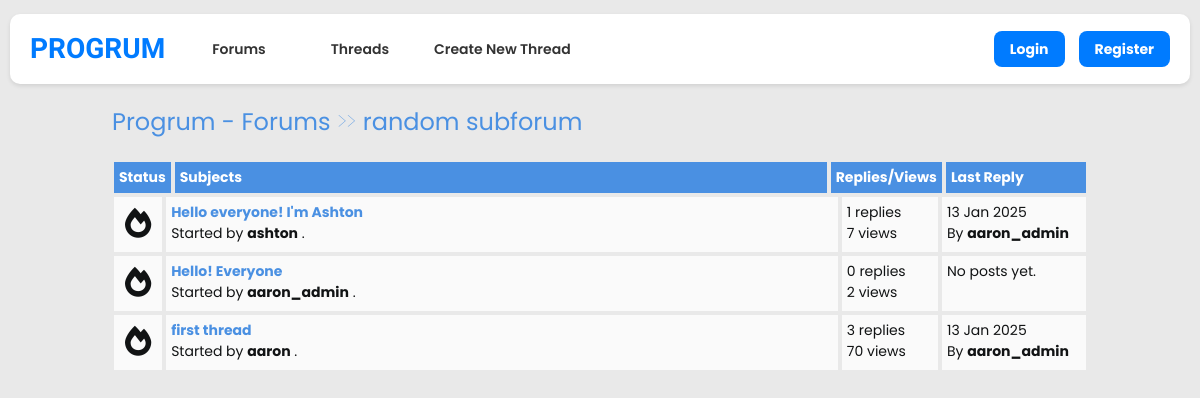
The page /threads/ on the database its author committed.
### thread/models.py (models this page shows, shortened)
class Thread(models.Model):
    forum = models.ForeignKey(
        Forum, related_name='threads', on_delete=models.PROTECT)
    title = models.CharField(max_length=100)
    created_by = models.ForeignKey(User, on_delete=models.CASCADE)
    body = models.TextField()
    slug = models.SlugField(unique=True)
    created_at = models.DateTimeField(auto_now_add=True)
    updated_at = models.DateTimeField(auto_now=True)
    views = models.PositiveIntegerField(default=0)

### post/models.py (models this page shows, shortened)
class Post(models.Model):
    thread = models.ForeignKey(Thread, related_name='posts', on_delete=models.CASCADE)
    author = models.ForeignKey(User, on_delete=models.CASCADE)
    body = models.TextField()
    slug = models.SlugField()
    created_at = models.DateTimeField(auto_now_add=True)
    updated_at = models.DateTimeField(auto_now=True)

### thread/views.py (the view)
# urls.py: path("", views.threads_list, name="threads_list"),
def threads_list(request):
    threads = Thread.objects.annotate(
        post_count=Count('posts')).order_by('-created_at')
    forums = Forum.objects.all()
    latest_posts = {}
    for forum in forums:
        latest_post = Post.objects.filter(
            thread__forum=forum).order_by('-created_at').first()
        latest_posts[forum.id] = latest_post
    return render(request, 'threads/threads_list.html', {'threads': threads, 'latest_posts': latest_posts})

### thread/templatetags/dict_extras.py (called while the page is built)
@register.filter
def dict_get(d, key):
    return d.get(key, None)

### thread/templates/threads/threads_list.html (shortened to what this page needs)
{% extends '_base.html' %}
{% block content %}
  {% load dict_extras %}
  <div class="navigate">
    <span><a href="{% url 'index' %}">Progrum - Forums</a> >> <a href="">random subforum</a></span>
  </div>
  <div class="posts-table">
    <div class="table-head">
      <div class="status">Status</div>
      <div class="subjects">Subjects</div>
      <div class="replies">Replies/Views</div>
      <div class="last-reply">Last Reply</div>
    </div>
    {% for thread in threads %}
      <div class="table-row">
        <div class="status">
          <i class="fa fa-fire"></i>
        </div>
        <div class="subjects">
          <a href="{% url 'thread_page' slug=thread.slug %}">{{ thread.title }}</a>
          <br />
          <span>Started by <b>{{ thread.created_by }}</b> .</span>
        </div>
        <div class="replies">
          {{ thread.post_count }} replies <br /> {{ thread.views }} views
        </div>
        <div class="last-reply">
          {% with latest_post=latest_posts|dict_get:thread.forum.id %}
            {% if latest_post %}
              {{ latest_post.created_at|date:'d M Y' }} <br /> By <b>{{ latest_post.author }}</b>
            {% else %}
              <p>No posts yet.</p>
            {% endif %}
          {% endwith %}
        </div>
      </div>
    {% endfor %}
  </div>
{% endblock %}

### static/css/style.css (style rules this page uses)
* { box-sizing: border-box; }
html { font-size: 14px; font-family: "Poppins", sans-serif; background-color: rgb(233, 233, 233); color: #111314; }
a { color: #4a90e2; font-weight: bolder; text-decoration: none; }
.table-head { display: flex; }
.table-head div { padding: 5px; margin: 2px; background-color: #4a90e2; font-weight: bold; color: #ffffff; }
.table-head .status { flex: 5%; }
.table-head .subjects { flex: 70%; }
.table-head .replies { flex: 10%; }
.table-head .last-reply { flex: 15%; }
.table-row { display: flex; }
.table-row .status, .table-row .subjects, .table-row .replies, .table-row .last-reply { padding: 5px; margin: 2px; background-color: #fafafa; }
.table-row .status { flex: 5%; font-size: 30px; text-align: center; }
.table-row .subjects { flex: 70%; }
.table-row .replies { flex: 10%; }
.table-row .last-reply { flex: 15%; }
.navigate { margin-block: 20px; font-weight: lighter; font-size: 24px; color: #4a90e2; }
.navigate a { color: #4a90e2; }

### rows shown on the page
Thread: title "Hello everyone! I'm Ashton", created_by "ashton", post_count "1", views "7"
Post: created_at "13 Jan 2025", author "aaron_admin"
Thread: title "Hello! Everyone", created_by "aaron_admin", post_count "0", views "2", shows "No posts yet."
Thread: title "first thread", created_by "aaron", post_count "3", views "70"
